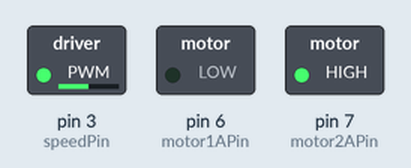
Recording of a sketch running on a simulated Arduino Uno, built with avr-gcc and run on an emulated ATmega328P. Parts: switched loads named in the sketch (green lamp = pin HIGH).

Above: at 0.1 s.
Timing chart, 0 to 1.6 s (numbered marks = the images above):
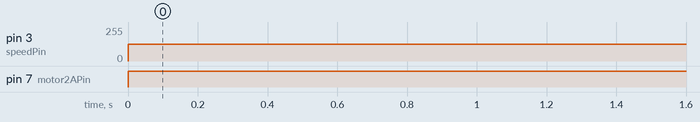

Measured:
- by itself, pin 3 (speedPin): 0/255 → 127/255 at 0.00 s
- by itself, pin 7 (motor2APin): LOW → HIGH at 0.00 s

The sketch:

Motor.ino
```cpp
/*
 * Arduino code for SN754410 H-bridge
 * motor driver control.
 * copyleft Feb. 2010, Fabian Winkler
 *
 */
int speedPin = 3; // H-bridge enable pin for speed control
int motor1APin = 6; // H-bridge leg 1
int motor2APin = 7; // H-bridge leg 2
//int ledPin = 13; // status LED
int speed_value_motor1; // value for motor speed
void setup() {
 // set digital i/o pins as outputs:
 pinMode(speedPin, OUTPUT);
 pinMode(motor1APin, OUTPUT);
 pinMode(motor2APin, OUTPUT);
// pinMode(ledPin, OUTPUT);
}
//Winkler, DC motor control with the Arduino board, p.2
void loop() {
 //digitalWrite(ledPin, HIGH); // status LED is always on

 // put motor in forward motion
 digitalWrite(motor1APin, LOW); // set leg 1 of the H-bridge low
 digitalWrite(motor2APin, HIGH); // set leg 2 of the H-bridge high

 // just invert the above values for reverse motion,
 // i.e. motor1APin = HIGH and motor2APin = LOW

 // control the speed 0- 255
 speed_value_motor1 = 127; // half speed
 analogWrite(speedPin, speed_value_motor1); // output speed as
// PWM value
}
```
